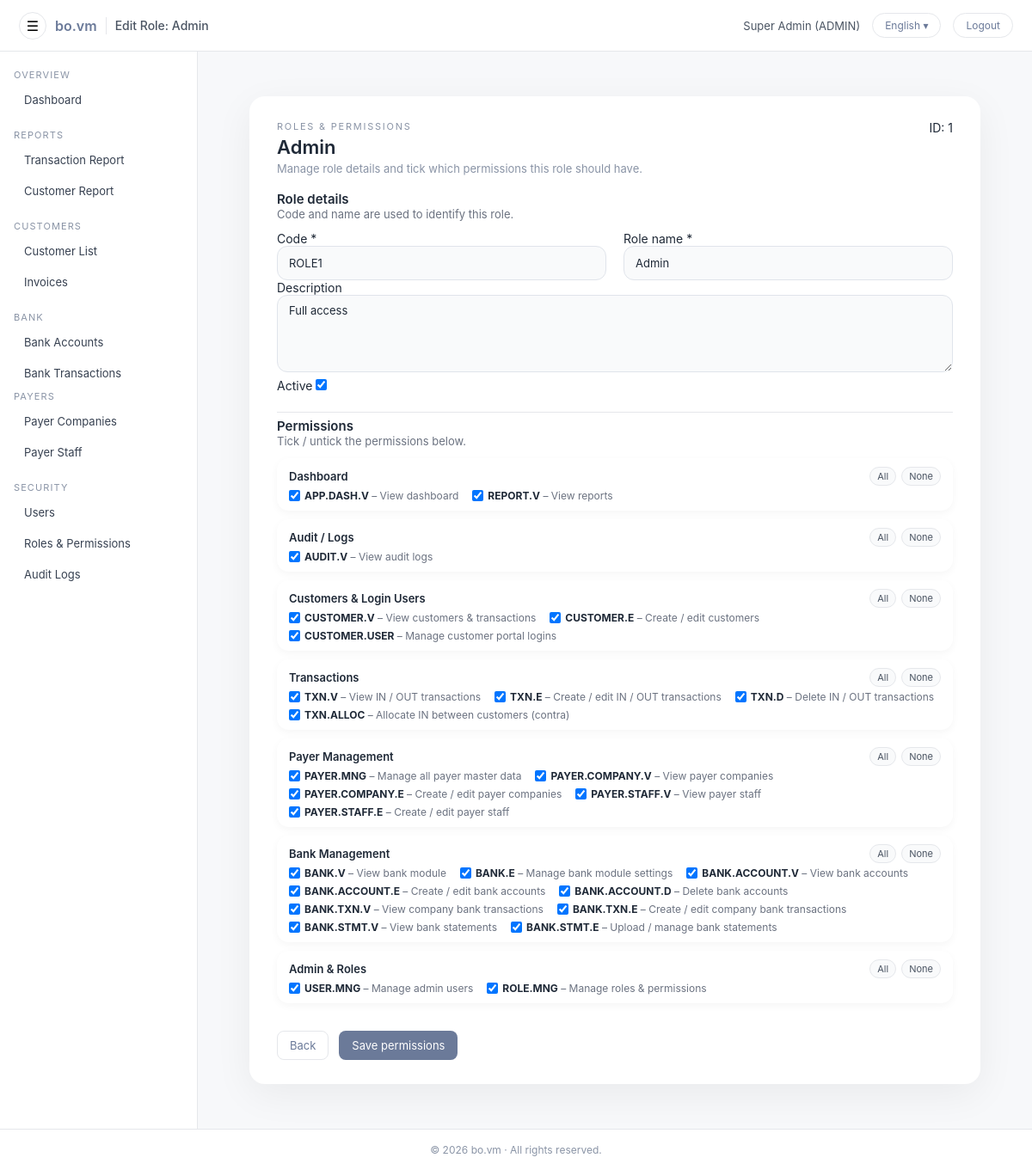
/admin/roles/role_edit.php?id=1 (signed in), run on the app's committed database.
### tables this page shows
CREATE TABLE `users` (
  `id` int(11) NOT NULL AUTO_INCREMENT,
  `username` varchar(100) NOT NULL,
  `password_hash` varchar(255) NOT NULL,
  `full_name` varchar(255) NOT NULL,
  `email` varchar(255) DEFAULT NULL,
  `phone` varchar(50) DEFAULT NULL,
  `nric` varchar(50) DEFAULT NULL,
  `role` enum('ADMIN','CUSTOMER') NOT NULL DEFAULT 'CUSTOMER',
  `customer_id` int(11) DEFAULT NULL,
  `must_change_password` tinyint(1) NOT NULL DEFAULT 1,
  `is_active` tinyint(1) NOT NULL DEFAULT 1,
  `last_login_at` datetime DEFAULT NULL,
  `created_at` datetime NOT NULL DEFAULT current_timestamp(),
  `updated_at` datetime DEFAULT NULL ON UPDATE current_timestamp(),
  PRIMARY KEY (`id`),
  UNIQUE KEY `uq_users_username` (`username`),
  KEY `fk_users_customer` (`customer_id`),
  CONSTRAINT `fk_users_customer` FOREIGN KEY (`customer_id`) REFERENCES `customers` (`id`) ON DELETE SET NULL ON UPDATE CASCADE
);

CREATE TABLE `roles` (
  `id` int(11) NOT NULL AUTO_INCREMENT,
  `code` varchar(100) NOT NULL,
  `name` varchar(255) NOT NULL,
  `description` text DEFAULT NULL,
  `is_active` tinyint(1) NOT NULL DEFAULT 1,
  `created_at` datetime NOT NULL DEFAULT current_timestamp(),
  `updated_at` datetime DEFAULT NULL ON UPDATE current_timestamp(),
  PRIMARY KEY (`id`),
  UNIQUE KEY `uq_roles_code` (`code`)
);

### app/helpers.php (called while the page is built, shortened)
<?php
if (!function_exists('h')) {
    function h($v): string {
        return htmlspecialchars((string)$v, ENT_QUOTES, 'UTF-8');
    }
}
if (!function_exists('url')) {
    function url(string $path = ''): string {
        $base = defined('BASE_URL') ? rtrim(BASE_URL, '/') : '';
        $path = ltrim($path, '/');
        return ($base ?: '') . '/' . $path;
    }
}

### config/i18n.php (called while the page is built, shortened)
<?php
$lang = $_SESSION['lang'] ?? 'en';
$__translations = [];
$path = __DIR__ . '/../lang/' . $lang . '.php';
if (file_exists($path)) {
    $__translations = require $path;
}
function __tr_find(array $arr, string $key): mixed
{
    if (strpos($key, '.') !== false) {
        $parts = explode('.', $key);
        $cur   = $arr;
        foreach ($parts as $p) {
            if (!is_array($cur) || !array_key_exists($p, $cur)) {
                return null;
            }
            $cur = $cur[$p];
        }
        return $cur;
    }
    return null;
}
function t(string $key, array|string $vars = [], string $fallback = ''): string
{
    global $__translations;
    $text = $fallback;
    $found = __tr_find($__translations, $key);
    if (is_string($found)) {
        $text = $found;
    }
    return $text;
}

### app/auth.php (called while the page is built, shortened)
<?php
require_once __DIR__ . '/../app/helpers.php';
function current_user(): ?array
{
    static $cached = null;
    if ($cached !== null) {
        return $cached;
    }
    $uid = (int)($_SESSION['user_id'] ?? 0);
    $pdo = get_pdo();
    $st  = $pdo->prepare("SELECT * FROM users WHERE id = :id AND is_active = 1");
    $st->execute([':id' => $uid]);
    $row = $st->fetch();
    return $cached = ($row ?: null);
}
function require_login(): void
{
    $u = current_user();
}

### public/admin/roles/role_edit.php (the view, shortened to what this page needs)
<?php
require_login();
$pdo = get_pdo();
$pdo->setAttribute(PDO::ATTR_DEFAULT_FETCH_MODE, PDO::FETCH_ASSOC);
$hasT = function_exists('t');
$roleId = (int)($_GET['id'] ?? $_POST['id'] ?? 0);
$isNew  = ($roleId <= 0);
if ($isNew) {
  $role = [
    'id'          => 0,
    'code'        => '',
    'name'        => '',
    'description' => '',
    'is_active'   => 1,
  ];
} else {
  $st = $pdo->prepare("SELECT * FROM roles WHERE id = :id");
  $st->execute([':id' => $roleId]);
  $role = $st->fetch();
}
$roleName = $role['name']
  ?? ($role['role_name'] ?? ('Role #' . ($role['id'] ?? '')));
if ($isNew) {
  $page_title = $hasT
    ? t('admin.roles.edit.title_new_label', [], 'New Role')
    : 'New Role';
} else {
  $baseTitle = $hasT
    ? t('admin.roles.edit.title_edit_label', [], 'Edit Role')
    : 'Edit Role';
  $page_title = $baseTitle . ': ' . $roleName;
}
$ALL_PERMS = [
  'APP.DASH.V'          => 'View dashboard',
  'AUDIT.V'             => 'View audit logs',
  'CUSTOMER.V'          => 'View customers & transactions',
  'CUSTOMER.E'          => 'Create / edit customers',
  'CUSTOMER.USER'       => 'Manage customer portal logins',
  'TXN.V'               => 'View IN / OUT transactions',
  'TXN.E'               => 'Create / edit IN / OUT transactions',
  'TXN.D'               => 'Delete IN / OUT transactions',
  'TXN.ALLOC'           => 'Allocate IN between customers (contra)',
  'PAYER.MNG'           => 'Manage all payer master data',
  'PAYER.COMPANY.V'     => 'View payer companies',
  'PAYER.COMPANY.E'     => 'Create / edit payer companies',
  'PAYER.STAFF.V'       => 'View payer staff',
  'PAYER.STAFF.E'       => 'Create / edit payer staff',
  'BANK.V'              => 'View bank module',
  'BANK.E'              => 'Manage bank module settings',
  'BANK.ACCOUNT.V'      => 'View bank accounts',
  'BANK.ACCOUNT.E'      => 'Create / edit bank accounts',
  'BANK.ACCOUNT.D'      => 'Delete bank accounts',
  'BANK.TXN.V'          => 'View company bank transactions',
  'BANK.TXN.E'          => 'Create / edit company bank transactions',
  'BANK.STMT.V'         => 'View bank statements',
  'BANK.STMT.E'         => 'Upload / manage bank statements',
  'REPORT.V'            => 'View reports',
  'USER.MNG'            => 'Manage admin users',
  'ROLE.MNG'            => 'Manage roles & permissions',
];
$PERM_GROUPS = [
  'Dashboard' => [
    'APP.DASH.V',
    'REPORT.V',
  ],
  'Audit / Logs' => [
    'AUDIT.V',
  ],
  'Customers & Login Users' => [
    'CUSTOMER.V',
    'CUSTOMER.E',
    'CUSTOMER.USER',
  ],
  'Transactions' => [
    'TXN.V',
    'TXN.E',
    'TXN.D',
    'TXN.ALLOC',
  ],
  'Payer Management' => [
    'PAYER.MNG',
    'PAYER.COMPANY.V',
    'PAYER.COMPANY.E',
    'PAYER.STAFF.V',
    'PAYER.STAFF.E',
  ],
  'Bank Management' => [
    'BANK.V',
    'BANK.E',
    'BANK.ACCOUNT.V',
    'BANK.ACCOUNT.E',
    'BANK.ACCOUNT.D',
    'BANK.TXN.V',
    'BANK.TXN.E',
    'BANK.STMT.V',
    'BANK.STMT.E',
  ],
  'Admin & Roles' => [
    'USER.MNG',
    'ROLE.MNG',
  ],
];
$currentPerms = [];
if (!$isNew) {
  $st = $pdo->prepare("SELECT perm_code FROM role_permissions WHERE role_id = :rid");
  $st->execute([':rid' => $role['id']]);
  $rows = $st->fetchAll();
  foreach ($rows as $r) {
    if (!empty($r['perm_code'])) {
      $currentPerms[$r['perm_code']] = true;
    }
  }
}
include __DIR__ . '/../include/header.php';
?>
<div class="admin-main">
  <div class="admin-main-inner">
    <div class="admin-card admin-card-elevated admin-card-narrow">
      <div class="form-page-header">
        <div>
          <div class="form-page-eyebrow">
            <?= h($hasT ? t('admin.roles.edit.eyebrow', [], 'Roles & Permissions') : 'Roles & Permissions') ?>
          </div>
          <h2 class="form-page-title">
            <?php if ($isNew): ?>
              <?= h($hasT ? t('admin.roles.edit.title_new_label', [], 'New Role') : 'New Role') ?>
            <?php else: ?>
              <?= h($roleName) ?>
            <?php endif; ?>
          </h2>
          <div class="form-page-subtitle">
            <?= h(
              $hasT
                ? t('admin.roles.edit.subtitle', [], 'Manage role details and tick which permissions this role should have.')
                : 'Manage role details and tick which permissions this role should have.'
            ) ?>
          </div>
        </div>
        <div class="form-page-meta">
          <?php if (!$isNew): ?>
            <span class="badge-soft">
              <?php
              $badge = $hasT
                ? t('admin.roles.edit.badge_id', [], 'ID: %d')
                : 'ID: %d';
              echo h(sprintf($badge, (int)$role['id']));
              ?>
            </span>
          <?php endif; ?>
        </div>
      </div>
      <form method="post" class="form-layout">
        <div class="form-section">
          <div class="form-section-header">
            <div class="form-section-title">
              <?= h($hasT ? t('admin.roles.edit.section.details_title', [], 'Role details') : 'Role details') ?>
            </div>
            <div class="form-section-desc">
              <?= h(
                $hasT
                  ? t('admin.roles.edit.section.details_desc', [], 'Code and name are used to identify this role.')
                  : 'Code and name are used to identify this role.'
              ) ?>
            </div>
          </div>
          <div class="form-grid form-grid-2">
            <div class="form-group">
              <label class="field-label">
                <?= h($hasT ? t('admin.roles.edit.field.code', [], 'Code') : 'Code') ?>
                <span class="field-required">*</span>
              </label>
              <input
                type="text"
                name="code"
                class="form-control"
                value="<?= h($role['code'] ?? '') ?>"
                autocomplete="off">
            </div>
            <div class="form-group">
              <label class="field-label">
                <?= h($hasT ? t('admin.roles.edit.field.name', [], 'Role name') : 'Role name') ?>
                <span class="field-required">*</span>
              </label>
              <input
                type="text"
                name="name"
                class="form-control"
                value="<?= h($role['name'] ?? '') ?>">
            </div>
          </div>
          <div class="form-group">
            <label class="field-label">
              <?= h($hasT ? t('admin.roles.edit.field.description', [], 'Description') : 'Description') ?>
            </label>
            <textarea
              name="description"
              class="form-control"
              rows="2"><?= h($role['description'] ?? '') ?></textarea>
          </div>
          <div class="form-group" style="margin-top:4px;">
            <label class="switch-label">
              <span class="switch-text">
                <?= h($hasT ? t('admin.roles.edit.field.active', [], 'Active') : 'Active') ?>
              </span>
              <label class="switch">
                <input type="checkbox" name="is_active" value="1"
                  <?= ((int)($role['is_active'] ?? 1) === 1 ? 'checked' : '') ?>>
              </label>
            </label>
          </div>
        </div>
        <div class="form-section">
          <div class="form-section-header">
            <div class="form-section-title">
              <?= h($hasT ? t('admin.roles.edit.section.perms_title', [], 'Permissions') : 'Permissions') ?>
            </div>
            <div class="form-section-desc">
              <?= h(
                $hasT
                  ? t('admin.roles.edit.section.perms_desc', [], 'Tick / untick the permissions below.')
                  : 'Tick / untick the permissions below.'
              ) ?>
            </div>
          </div>
          <?php foreach ($PERM_GROUPS as $groupLabel => $codes): ?>
            <div class="admin-card" style="margin-bottom:10px; padding:10px 14px;">
              <div style="display:flex;justify-content:space-between;align-items:center;margin-bottom:4px;">
                <div style="font-weight:600;font-size:13px;">
                  <?= h($groupLabel) ?>
                </div>
                <div style="display:flex;gap:6px;">
                  <a href="#"
                     class="perm-toggle-chip perm-group-toggle"
                     data-group="<?= h($groupLabel) ?>"
                     data-action="check">
                    <?= h($hasT ? t('admin.roles.edit.group.all', [], 'All') : 'All') ?>
                  </a>
                  <a href="#"
                     class="perm-toggle-chip perm-group-toggle"
                     data-group="<?= h($groupLabel) ?>"
                     data-action="uncheck">
                    <?= h($hasT ? t('admin.roles.edit.group.none', [], 'None') : 'None') ?>
                  </a>
                </div>
              </div>
              <div style="display:flex;flex-wrap:wrap;gap:6px 16px;">
                <?php foreach ($codes as $codeKey): ?>
                  <label style="font-size:12px;display:flex;align-items:center;gap:5px;"
                         data-group-item="<?= h($groupLabel) ?>">
                    <input
                      type="checkbox"
                      name="perms[]"
                      value="<?= h($codeKey) ?>"
                      <?= isset($currentPerms[$codeKey]) ? 'checked' : '' ?>>
                    <span>
                      <strong><?= h($codeKey) ?></strong>
                      <span style="color:#6b7280;"> – <?= h($ALL_PERMS[$codeKey]) ?></span>
                    </span>
                  </label>
                <?php endforeach; ?>
              </div>
            </div>
          <?php endforeach; ?>
        </div>
        <div class="form-footer-row">
          <div class="form-footer-right">
            <a href="<?= h(url('admin/roles/list.php')) ?>" class="btn btn-light" style="margin-right:8px;">
              <?= h($hasT ? t('admin.common.back', [], 'Back') : 'Back') ?>
            </a>
            <button type="submit" class="btn btn-primary">
              <?= h($hasT ? t('admin.roles.edit.save_btn', [], 'Save permissions') : 'Save permissions') ?>
            </button>
          </div>
        </div>
      </form>
    </div>
  </div>
</div>
<?php include __DIR__ . '/../include/footer.php'; ?>

### public/admin/include/header.php (shortened to what this page needs)
<?php
$u = current_user();
$page_title = $page_title ?? 'Admin';
$currentLang = $_SESSION['lang'] ?? 'en';
$langLabelMap = [
  'en' => 'English',
  'ms' => 'Malay',
  'zh' => '中文',
];
$displayLang = $langLabelMap[$currentLang] ?? 'English';
?>
<!DOCTYPE html>
<html lang="<?= h($currentLang) ?>">
<head>
  <link rel="stylesheet" href="<?= h(url('admin/assets/style.css')) ?>">
  <link rel="stylesheet" href="<?= h(url('admin/assets/css/admin-actions-menu.css')) ?>">
  <link rel="stylesheet" href="<?= h(url('public/assets/css/date_range.css')) ?>">
</head>
<body class="admin-body">
  <header class="admin-topbar">
    <div class="topbar-left">
      <button id="sidebarToggle"
        class="topbar-toggle"
        type="button"
        aria-label="<?= h(function_exists('t') ? t('admin.header.toggle_sidebar', [], 'Toggle sidebar') : 'Toggle sidebar') ?>">☰</button>
      <span class="topbar-logo">bo.vm</span>
      <span class="topbar-app-title"><?= h($page_title) ?></span>
    </div>
    <div class="topbar-right">
      <span class="topbar-user">
        <?= h($u['full_name'] ?? $u['username']) ?> (<?= h($u['role']) ?>)
      </span>
      <div class="lang-wrap">
        <button id="adminLangToggle" class="btn-topbar">
          <?= h($displayLang) ?> ▾
        </button>
      </div>
      <a class="btn-topbar" href="<?= h(url('logout.php')) ?>">
        <?= h(function_exists('t') ? t('admin.header.logout', [], 'Logout') : 'Logout') ?>
      </a>
    </div>
  </header>
  <div class="admin-shell">
    <?php include __DIR__ . '/sidebar.php'; ?>
    <main class="admin-main">
      <div class="admin-main-inner">

### data on the page
users: full_name "Super Admin", role "ADMIN"
roles: name "Admin", id "ID: 1", code "ROLE1", description "Full access", is_active "☑"

### other printed values
$page_title "Edit Role: Admin"
$displayLang "English"
$hasT ? t('admin.nav.section.overview', [], 'OVERVIEW') : 'OVERVIEW' "OVERVIEW"
$hasT ? t('admin.nav.dashboard', [], 'Dashboard') : 'Dashboard' "Dashboard"
$hasT ? t('admin.nav.section.reports', [], 'REPORTS') : 'REPORTS' "REPORTS"
$hasT ? t('admin.nav.customer_invoices', [], 'Invoices') : 'Invoices' "Invoices"
$hasT ? t('admin.nav.section.bank', [], 'BANK') : 'BANK' "BANK"
$hasT ? t('admin.nav.section.payers', [], 'PAYERS') : 'PAYERS' "PAYERS"
$hasT ? t('admin.nav.payer_staff', [], 'Payer Staff') : 'Payer Staff' "Payer Staff"
$hasT ? t('admin.nav.section.security', [], 'SECURITY') : 'SECURITY' "SECURITY"
$hasT ? t('admin.nav.users', [], 'Users') : 'Users' "Users"
$hasT ? t('admin.nav.audit_logs', [], 'Audit Logs') : 'Audit Logs' "Audit Logs"
$hasT ? t('admin.roles.edit.field.code', [], 'Code') : 'Code' "Code"
$hasT ? t('admin.roles.edit.field.active', [], 'Active') : 'Active' "Active"
$groupLabel "Dashboard"
